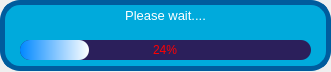
<?xml version="1.0" encoding="UTF-8"?>
<ui version="4.0">
 <class>MainWindow</class>
 <widget class="QMainWindow" name="MainWindow">
  <property name="geometry">
   <rect>
    <x>0</x>
    <y>0</y>
    <width>331</width>
    <height>72</height>
   </rect>
  </property>
  <property name="windowTitle">
   <string>loading app</string>
  </property>
  <widget class="QWidget" name="centralwidget">
   <widget class="QFrame" name="more_info_frame">
    <property name="geometry">
     <rect>
      <x>0</x>
      <y>0</y>
      <width>331</width>
      <height>71</height>
     </rect>
    </property>
    <property name="styleSheet">
     <string notr="true">background-color: rgb(0, 170, 220);
border-radius: 20px;
border: 5px solid rgb(0, 92, 157)</string>
    </property>
    <property name="frameShape">
     <enum>QFrame::StyledPanel</enum>
    </property>
    <property name="frameShadow">
     <enum>QFrame::Raised</enum>
    </property>
    <widget class="QLabel" name="loading_progress_status">
     <property name="geometry">
      <rect>
       <x>100</x>
       <y>0</y>
       <width>131</width>
       <height>31</height>
      </rect>
     </property>
     <property name="font">
      <font>
       <pointsize>10</pointsize>
      </font>
     </property>
     <property name="styleSheet">
      <string notr="true">border: none;
background-color: transparent;
color: rgb(255, 255, 255);</string>
     </property>
     <property name="text">
      <string>Please wait....</string>
     </property>
     <property name="alignment">
      <set>Qt::AlignCenter</set>
     </property>
     <property name="wordWrap">
      <bool>true</bool>
     </property>
    </widget>
    <widget class="QProgressBar" name="my_progressBar">
     <property name="geometry">
      <rect>
       <x>20</x>
       <y>40</y>
       <width>291</width>
       <height>20</height>
      </rect>
     </property>
     <property name="styleSheet">
      <string notr="true">QProgressBar{
	background-color:rgb(43, 31, 91);
	border-style: none;
	border-radius: 10px;
	text-align: center;
	color: rgb(255, 0, 0)
}
QProgressBar::chunk{
	background-color: qlineargradient(spread:pad, x1:0, y1:0, x2:1, y2:0, stop:0 rgba(0, 136, 255, 255), stop:1 rgba(255, 255, 255, 255));
	border-radius: 10px;
}</string>
     </property>
     <property name="value">
      <number>24</number>
     </property>
    </widget>
   </widget>
  </widget>
 </widget>
 <resources/>
 <connections/>
</ui>
